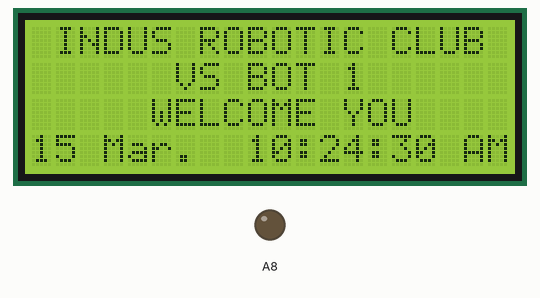
The sketch below on a simulated Arduino Mega 2560, built with avr-gcc and run on an emulated ATmega2560. Shown: 20×4 character LCD, output pins drawn as LEDs (lit = HIGH). The local clock reads 2024-03-15 10:24:30 at power-on unless the sketch sets it.

Above: at 0.1 s.
At 4.2 s:
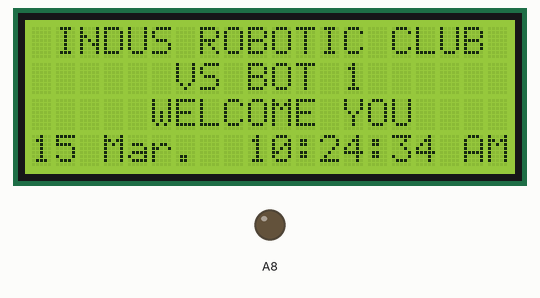
At 11.3 s:
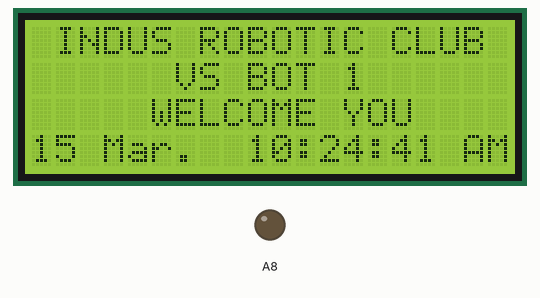
At 19.5 s:
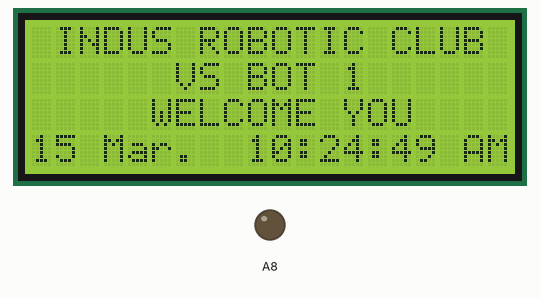
At 29.2 s:
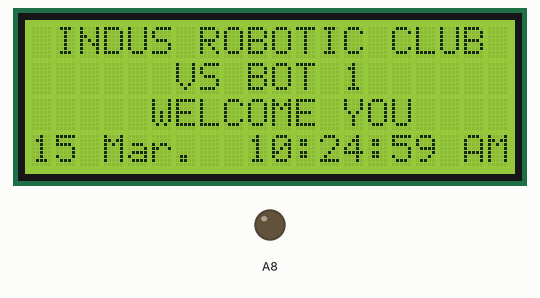
At 38.4 s:
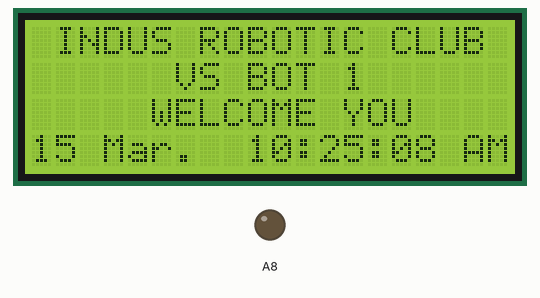

The sketch:

display-11.11.ino
```cpp
/*Version V 1.20
Date: 20/10/2015

Code for interfacing RTC and 20x4 LCD with arduino for vaccum cleaner robot

To display as:

    0 1 2 3 4 5 6 7 8 9 0 1 2 3 4 5 6 7 8 9
 0 | |I|N|D|U|S| |R|O|B|O|T|I|C| |C|L|U|B| |
 1 | | | | | | |V|S| |B|O|T| |1| | | | | | |
 2 | | | | | |W|E|L|C|O|M|E| |Y|O|U| | | | |
 3 |2|0| |N|O|V|.| | |0|6|:|3|0|:|4|5| |P|M|

by K.P.V.S.Sathvik

*/

#include <Wire.h>
#include <LiquidCrystal.h>
#include <Time.h>
#include <DS1307RTC.h>

#define Rs_pin  0
#define En_pin  2
#define D4_pin  4
#define D5_pin  5
#define D6_pin  6
#define D7_pin  7
#define Rw_pin  8
//#define BACKLIGHT_PIN 3

LiquidCrystal lcd(Rs_pin,En_pin,D4_pin,D5_pin,D6_pin,D7_pin);

tmElements_t tm;  //Object declaration for RTC module

const char *monthName[12] = {
  "Jan.", "Feb.", "Mar.", "Apr.", "May.", "Jun.",
  "Jul.", "Aug.", "Sep.", "Oct.", "Nov.", "Dec."
};

void setup()
{
  pinMode(A8,OUTPUT);
  analogWrite(A8,50);
  lcd.begin (20,4); // <<-- our LCD is a 20x4, change for your LCD if needed

// LCD Backlight ON
//lcd.setBacklightPin(BACKLIGHT_PIN,POSITIVE);
//lcd.setBacklight(HIGH);

digitalWrite(Rw_pin,LOW);

}

void loop()
{
  // Print our characters on the LCD
  // lcd.backlight();  //Backlight ON if under program control

  lcd.setCursor(1,0);   //Start at character 1 on line 0
  lcd.print("INDUS ROBOTIC CLUB");
  lcd.setCursor(6,1);   //Go to character 6 on line 1
  lcd.print("VS BOT 1");
  lcd.setCursor(5,2);   //Go to character 5 on line 2
  lcd.print("WELCOME YOU");

  date_time_display();   //Function to display time and Date

  delay(500);
}


void date_time_display()  //Function to display time and Date
{
  if (RTC.read(tm)) //Reads the time from RTC module
  {

    lcd.setCursor(0,3); //Go to character 0 on line 3
    lcd.print(tm.Day);  //Displays day
    lcd.print(' ');
    /*char Month[12];
    uint8_t monthIndex;
*/
int t=tm.Month;
lcd.print(monthName[t-1]);

    /*lcd.print(tm.Month); //Displays month
    lcd.print('.');
    lcd.print(tmYearToCalendar(tm.Year));   //Displays year in two digits
   */
    // Displays time in 12 hours
    //lcd.setCursor(9,3); //Go to character 10 on line 3
    print2digits(Hour());  //Displays hour in two digit
    lcd.print(':');
    print2digits(tm.Minute);  //Displays minute in two digit
    lcd.print(':');
    print2digits(tm.Second);  //Displays second in two digit

    /*
    // Displays time in 24 hours
    lcd.setCursor(12,3); //Go to character 12 on line 3
    print2digits(tm.Hour());  //Displays hour in two digit
    lcd.print(':');
    print2digits(tm.Minute);  //Displays minute in two digit
    lcd.print(':');
    print2digits(tm.Second);  //Displays second in two digit
    */
  }
}


void print2digits(int number)   //Function to display a number in two digits
{
  if (number >= 0 && number < 10)
  {
    lcd.print('0');   //Puts 0 if it is less than 10. For example, if it is 5 than it displays 05
  }

  lcd.print(number);
}


int Hour()  //Funtion to Display time in 12 hours
{
  int h=tm.Hour;  //Storing hours from RTC module in h
  lcd.setCursor(18,3); //Go to character 10 on line 3

  if(h>12)
  {
    h=h-12;
    lcd.print("PM");  //Display PM if h is greater than 12
  }
  else
  {
    lcd.print("AM");  //Display AM if h is less than 12
  }

  lcd.setCursor(9,3); //Go to character 10 on line 3

  return h;
}
```

Measured:
- what the display in image 1 shows lasts 1.0 s, from 4.2 s to 5.2 s
